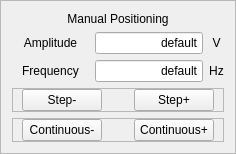
        <widget class="QFrame" name="frame_ManualPositioning_Axis1_2">
         <property name="frameShape">
          <enum>QFrame::StyledPanel</enum>
         </property>
         <property name="frameShadow">
          <enum>QFrame::Raised</enum>
         </property>
         <layout class="QGridLayout" name="gridLayout_11" columnstretch="3,0,0" rowminimumheight="0,0,0,0,0">
          <item row="3" column="0" colspan="3">
           <widget class="QFrame" name="frame_6">
            <property name="frameShape">
             <enum>QFrame::StyledPanel</enum>
            </property>
            <property name="frameShadow">
             <enum>QFrame::Raised</enum>
            </property>
            <layout class="QHBoxLayout" name="horizontalLayout_9" stretch="0,0,0">
             <property name="topMargin">
              <number>0</number>
             </property>
             <property name="bottomMargin">
              <number>0</number>
             </property>
             <item>
              <widget class="QPushButton" name="pushButton_ManualStepMinus_Axis2">
               <property name="sizePolicy">
                <sizepolicy hsizetype="Preferred" vsizetype="Preferred">
                 <horstretch>0</horstretch>
                 <verstretch>0</verstretch>
                </sizepolicy>
               </property>
               <property name="text">
                <string>Step-</string>
               </property>
               <property name="autoRepeat">
                <bool>true</bool>
               </property>
              </widget>
             </item>
             <item>
              <spacer name="horizontalSpacer_2">
               <property name="orientation">
                <enum>Qt::Horizontal</enum>
               </property>
               <property name="sizeHint" stdset="0">
                <size>
                 <width>26</width>
                 <height>20</height>
                </size>
               </property>
              </spacer>
             </item>
             <item>
              <widget class="QPushButton" name="pushButton_ManualStepPlus_Axis2">
               <property name="sizePolicy">
                <sizepolicy hsizetype="Preferred" vsizetype="Preferred">
                 <horstretch>0</horstretch>
                 <verstretch>0</verstretch>
                </sizepolicy>
               </property>
               <property name="text">
                <string>Step+</string>
               </property>
               <property name="autoRepeat">
                <bool>true</bool>
               </property>
              </widget>
             </item>
            </layout>
           </widget>
          </item>
          <item row="1" column="1">
           <widget class="QLineEdit" name="lineEdit_Amplitude_Axis2">
            <property name="sizePolicy">
             <sizepolicy hsizetype="Expanding" vsizetype="Preferred">
              <horstretch>0</horstretch>
              <verstretch>0</verstretch>
             </sizepolicy>
            </property>
            <property name="toolTip">
             <string>Aplitude applied in one pulse, maximum 60V.</string>
            </property>
            <property name="text">
             <string>default</string>
            </property>
            <property name="alignment">
             <set>Qt::AlignRight|Qt::AlignTrailing|Qt::AlignVCenter</set>
            </property>
           </widget>
          </item>
          <item row="1" column="2">
           <widget class="QLabel" name="label_22">
            <property name="text">
             <string>V</string>
            </property>
            <property name="alignment">
             <set>Qt::AlignCenter</set>
            </property>
           </widget>
          </item>
          <item row="1" column="0">
           <widget class="QLabel" name="label_21">
            <property name="text">
             <string>Amplitude</string>
            </property>
            <property name="alignment">
             <set>Qt::AlignCenter</set>
            </property>
           </widget>
          </item>
          <item row="2" column="1">
           <widget class="QLineEdit" name="lineEdit_Frequency_Axis2">
            <property name="sizePolicy">
             <sizepolicy hsizetype="Expanding" vsizetype="Preferred">
              <horstretch>0</horstretch>
              <verstretch>0</verstretch>
             </sizepolicy>
            </property>
            <property name="toolTip">
             <string>Frequency applied in one step, maximum 5k Hz. Resolution 1 Hz</string>
            </property>
            <property name="text">
             <string>default</string>
            </property>
            <property name="alignment">
             <set>Qt::AlignRight|Qt::AlignTrailing|Qt::AlignVCenter</set>
            </property>
           </widget>
          </item>
          <item row="2" column="0">
           <widget class="QLabel" name="label_23">
            <property name="text">
             <string>Frequency</string>
            </property>
            <property name="alignment">
             <set>Qt::AlignCenter</set>
            </property>
           </widget>
          </item>
          <item row="2" column="2">
           <widget class="QLabel" name="label_24">
            <property name="text">
             <string>Hz</string>
            </property>
            <property name="alignment">
             <set>Qt::AlignCenter</set>
            </property>
           </widget>
          </item>
          <item row="0" column="0" colspan="3">
           <widget class="QLabel" name="label_25">
            <property name="text">
             <string>Manual Positioning</string>
            </property>
            <property name="alignment">
             <set>Qt::AlignCenter</set>
            </property>
           </widget>
          </item>
          <item row="4" column="0" colspan="3">
           <widget class="QFrame" name="frame_9">
            <property name="frameShape">
             <enum>QFrame::StyledPanel</enum>
            </property>
            <property name="frameShadow">
             <enum>QFrame::Raised</enum>
            </property>
            <layout class="QHBoxLayout" name="horizontalLayout_15">
             <property name="topMargin">
              <number>0</number>
             </property>
             <property name="bottomMargin">
              <number>0</number>
             </property>
             <item>
              <widget class="QPushButton" name="pushButton_ManualContMinus_Axis2">
               <property name="sizePolicy">
                <sizepolicy hsizetype="Preferred" vsizetype="Preferred">
                 <horstretch>0</horstretch>
                 <verstretch>0</verstretch>
                </sizepolicy>
               </property>
               <property name="text">
                <string>Continuous-</string>
               </property>
               <property name="autoRepeat">
                <bool>true</bool>
               </property>
              </widget>
             </item>
             <item>
              <spacer name="horizontalSpacer_12">
               <property name="orientation">
                <enum>Qt::Horizontal</enum>
               </property>
               <property name="sizeHint" stdset="0">
                <size>
                 <width>5</width>
                 <height>20</height>
                </size>
               </property>
              </spacer>
             </item>
             <item>
              <widget class="QPushButton" name="pushButton_ManualContPlus_Axis2">
               <property name="sizePolicy">
                <sizepolicy hsizetype="Preferred" vsizetype="Preferred">
                 <horstretch>0</horstretch>
                 <verstretch>0</verstretch>
                </sizepolicy>
               </property>
               <property name="text">
                <string>Continuous+</string>
               </property>
               <property name="autoRepeat">
                <bool>true</bool>
               </property>
              </widget>
             </item>
            </layout>
           </widget>
          </item>
         </layout>
        </widget>
